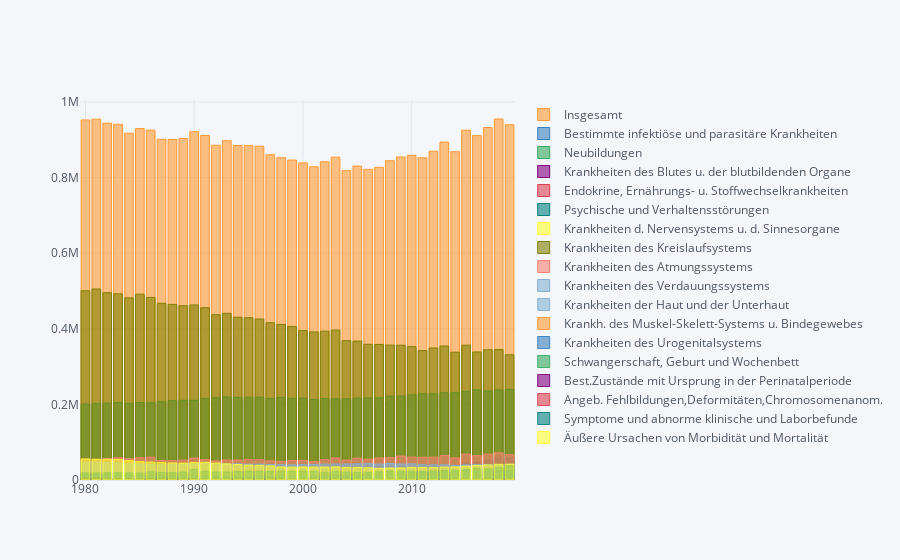

Here is the notebook cell this chart was saved with:
### Code cell
df.loc[(slice(None), icd + ["Insgesamt"]), :].T.sum().unstack().iplot(kind="bar", barmode="overlay")
